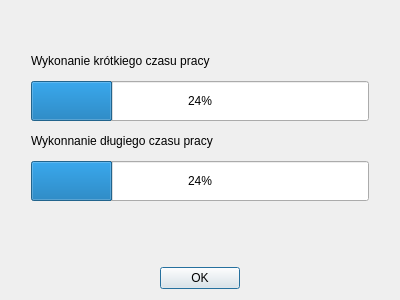
<?xml version="1.0" encoding="UTF-8"?>
<ui version="4.0">
 <class>Dialog</class>
 <widget class="QDialog" name="Dialog">
  <property name="geometry">
   <rect>
    <x>0</x>
    <y>0</y>
    <width>400</width>
    <height>300</height>
   </rect>
  </property>
  <property name="windowTitle">
   <string>Akutalny plan</string>
  </property>
  <layout class="QVBoxLayout" name="verticalLayout_2">
   <item>
    <layout class="QVBoxLayout" name="verticalLayout">
     <property name="spacing">
      <number>0</number>
     </property>
     <property name="leftMargin">
      <number>20</number>
     </property>
     <property name="topMargin">
      <number>30</number>
     </property>
     <property name="rightMargin">
      <number>20</number>
     </property>
     <property name="bottomMargin">
      <number>60</number>
     </property>
     <item>
      <widget class="QLabel" name="label_2">
       <property name="sizePolicy">
        <sizepolicy hsizetype="Preferred" vsizetype="Expanding">
         <horstretch>0</horstretch>
         <verstretch>0</verstretch>
        </sizepolicy>
       </property>
       <property name="text">
        <string>Wykonanie krótkiego czasu pracy</string>
       </property>
      </widget>
     </item>
     <item>
      <widget class="QProgressBar" name="progress_short_interval">
       <property name="sizePolicy">
        <sizepolicy hsizetype="Expanding" vsizetype="Expanding">
         <horstretch>0</horstretch>
         <verstretch>0</verstretch>
        </sizepolicy>
       </property>
       <property name="value">
        <number>24</number>
       </property>
      </widget>
     </item>
     <item>
      <widget class="QLabel" name="label">
       <property name="sizePolicy">
        <sizepolicy hsizetype="Preferred" vsizetype="Expanding">
         <horstretch>0</horstretch>
         <verstretch>0</verstretch>
        </sizepolicy>
       </property>
       <property name="text">
        <string>Wykonnanie długiego czasu pracy</string>
       </property>
      </widget>
     </item>
     <item>
      <widget class="QProgressBar" name="progress_long_interval">
       <property name="sizePolicy">
        <sizepolicy hsizetype="Expanding" vsizetype="Expanding">
         <horstretch>0</horstretch>
         <verstretch>0</verstretch>
        </sizepolicy>
       </property>
       <property name="value">
        <number>24</number>
       </property>
      </widget>
     </item>
    </layout>
   </item>
   <item>
    <widget class="QDialogButtonBox" name="btn_result">
     <property name="orientation">
      <enum>Qt::Horizontal</enum>
     </property>
     <property name="standardButtons">
      <set>QDialogButtonBox::Ok</set>
     </property>
     <property name="centerButtons">
      <bool>true</bool>
     </property>
    </widget>
   </item>
  </layout>
 </widget>
 <resources/>
 <connections>
  <connection>
   <sender>btn_result</sender>
   <signal>rejected()</signal>
   <receiver>Dialog</receiver>
   <slot>reject()</slot>
   <hints>
    <hint type="sourcelabel">
     <x>316</x>
     <y>260</y>
    </hint>
    <hint type="destinationlabel">
     <x>286</x>
     <y>274</y>
    </hint>
   </hints>
  </connection>
  <connection>
   <sender>btn_result</sender>
   <signal>accepted()</signal>
   <receiver>Dialog</receiver>
   <slot>accept()</slot>
   <hints>
    <hint type="sourcelabel">
     <x>248</x>
     <y>254</y>
    </hint>
    <hint type="destinationlabel">
     <x>157</x>
     <y>274</y>
    </hint>
   </hints>
  </connection>
 </connections>
</ui>
